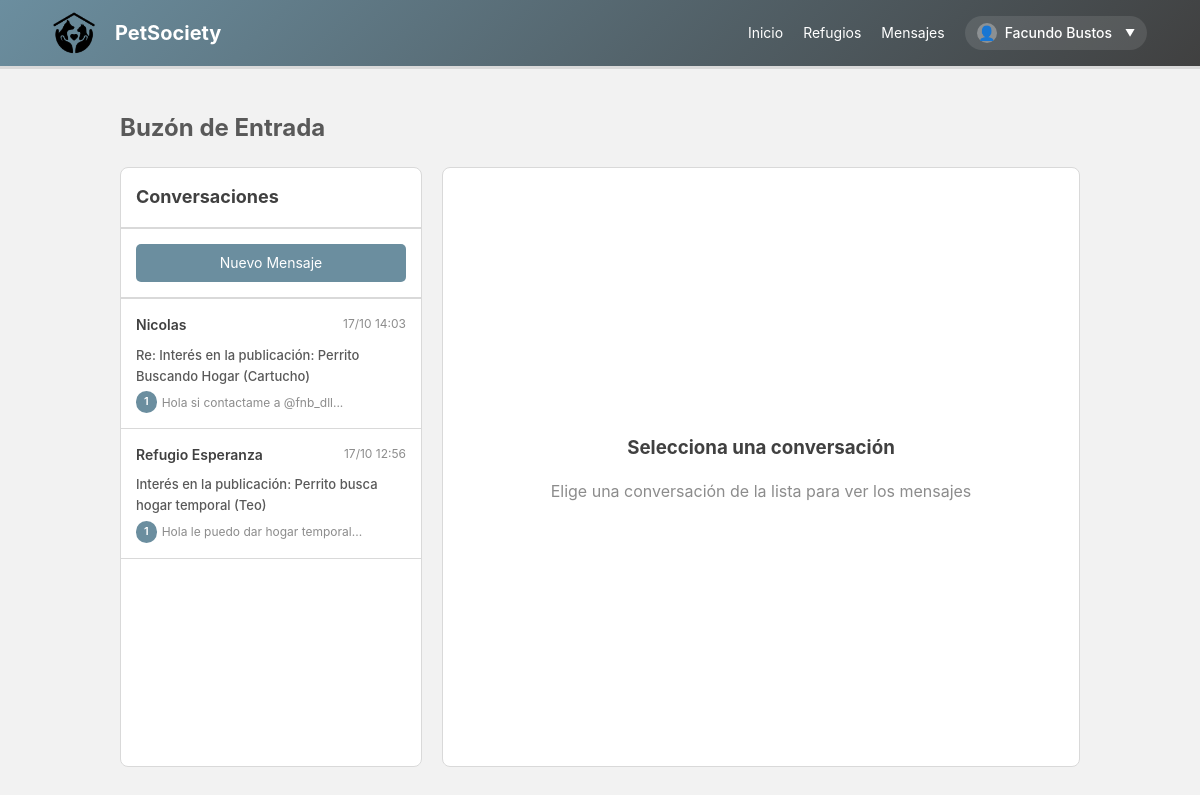
Page /buzon.php (signed in) on the committed database.
### tables this page shows
CREATE TABLE `mensajes` (
  `id_mensaje` int(11) NOT NULL,
  `id_remitente` int(11) NOT NULL,
  `id_destinatario` int(11) NOT NULL,
  `asunto` varchar(255) DEFAULT NULL,
  `contenido` text NOT NULL,
  `fecha_envio` timestamp NOT NULL DEFAULT current_timestamp() COMMENT 'Fecha y hora de envío del mensaje (automática)',
  `leido` tinyint(1) NOT NULL DEFAULT 0
);

CREATE TABLE `usuarios` (
  `id_usuario` int(11) NOT NULL,
  `dni` varchar(15) NOT NULL COMMENT 'Documento Nacional de Identidad, debe ser único',
  `nombre` varchar(100) NOT NULL,
  `email` varchar(100) NOT NULL,
  `password_hash` varchar(255) NOT NULL COMMENT 'Hash de la contraseña del usuario (usar bcrypt o Argon2)',
  `reset_token` varchar(255) DEFAULT NULL,
  `token_expiry` timestamp NULL DEFAULT NULL,
  `telefono` varchar(15) DEFAULT NULL,
  `direccion` varchar(255) DEFAULT NULL,
  `es_refugio` tinyint(1) NOT NULL DEFAULT 0 COMMENT 'TRUE si es un refugio, FALSE si es particular',
  `is_admin` tinyint(1) NOT NULL DEFAULT 0 COMMENT '1 si es super admin, 0 si no lo es',
  `descripcion` text DEFAULT NULL,
  `fecha_registro` timestamp NOT NULL DEFAULT current_timestamp() COMMENT 'Fecha y hora de registro de la cuenta (automática)'
);

### buzon.php (the view, shortened to what this page needs)
<?php
require_once "config.php";
$id_usuario_actual = $_SESSION['id_usuario'];
$conversacion_id = isset($_GET['conversacion']) ? intval($_GET['conversacion']) : null;
$sql = "SELECT
    m.id_remitente,
    m.id_destinatario,
    m.asunto,
    m.contenido,
    m.fecha_envio,
    m.leido,
    remitente.nombre AS nombre_remitente,
    destinatario.nombre AS nombre_destinatario
FROM mensajes m
JOIN usuarios remitente ON m.id_remitente = remitente.id_usuario
JOIN usuarios destinatario ON m.id_destinatario = destinatario.id_usuario
WHERE m.id_remitente = ? OR m.id_destinatario = ?
ORDER BY m.fecha_envio DESC";
$todos_mensajes = [];
if ($stmt = $conexion->prepare($sql)) {
    $stmt->bind_param("ii", $id_usuario_actual, $id_usuario_actual);
    $stmt->execute();
    $result = $stmt->get_result();
    while ($row = $result->fetch_assoc()) {
        $todos_mensajes[] = $row;
    }
}
$conversaciones_map = [];
foreach ($todos_mensajes as $msg) {
    if ($msg['id_remitente'] == $id_usuario_actual) {
        $otro_usuario_id = $msg['id_destinatario'];
        $otro_usuario_nombre = $msg['nombre_destinatario'];
    } else {
        $otro_usuario_id = $msg['id_remitente'];
        $otro_usuario_nombre = $msg['nombre_remitente'];
    }
    if (!isset($conversaciones_map[$otro_usuario_id])) {
        $conversaciones_map[$otro_usuario_id] = [
            'otro_usuario_id' => $otro_usuario_id,
            'otro_usuario_nombre' => $otro_usuario_nombre,
            'ultimo_mensaje' => $msg['contenido'],
            'ultima_fecha' => $msg['fecha_envio'],
            'asunto' => $msg['asunto'],
            'no_leidos' => 0
        ];
    }
    if ($msg['id_destinatario'] == $id_usuario_actual && $msg['leido'] == 0) {
        $conversaciones_map[$otro_usuario_id]['no_leidos']++;
    }
}
$conversaciones = array_values($conversaciones_map);
usort($conversaciones, function($a, $b) {
    return strtotime($b['ultima_fecha']) - strtotime($a['ultima_fecha']);
});
$mensajes_conversacion = [];
$otro_usuario_nombre = '';
?>
<!DOCTYPE html>
<html lang="es">
<head>
    <link rel="stylesheet" href="estilos.css">
</head>
<body>
    <header>
        <div class="container">
            <div id="branding">
                <h1><a href="index.php"><img src="img/logo1.png" alt="PetSociety Logo" class="header-logo"></a><a href="index.php">PetSociety</a></h1>
            </div>
            <nav>
                <ul class="nav-menu">
                    <?php if (isset($_SESSION["loggedin"]) && $_SESSION["loggedin"] === true): ?>
                        <li><a href="index.php">Inicio</a></li>
                        <li><a href="refugios.php">Refugios</a></li>
                        <li><a href="buzon.php">Mensajes</a></li>
                    <?php else: ?>
                        <li><a href="login.php">Iniciar Sesión</a></li>
                        <li><a href="registro.php">Registrarse</a></li>
                        <li><a href="refugios.php">Refugios</a></li>
                    <?php endif; ?>
                    <?php if (isset($_SESSION["loggedin"]) && $_SESSION["loggedin"] === true): ?>
                        <li class="user-menu mobile-user-menu">
                            <span class="user-menu-trigger">
                                <span class="user-icon"></span>
                                <span class="user-name"><?php echo htmlspecialchars($_SESSION["nombre"]); ?></span>
                            </span>
                        </li>
                    <?php endif; ?>
                </ul>
            </nav>
        </div>
    </header>
    <div class="container">
        <h2>Buzón de Entrada</h2>
        <div class="messaging-container">
            <div class="conversations-list">
                <h3>Conversaciones</h3>
                <div style="padding: 15px; border-bottom: 2px solid #D9D9D9;">
                    <a href="index.php" class="new-message-btn" style="display: block; text-align: center;">Nuevo Mensaje</a>
                </div>
                <?php if (!empty($conversaciones)): ?>
                    <?php foreach ($conversaciones as $conv): ?>
                        <div class="conversation-item <?php echo ($conversacion_id == $conv['otro_usuario_id']) ? 'active' : ''; ?>"
                             onclick="window.location.href='buzon.php?conversacion=<?php echo $conv['otro_usuario_id']; ?>'">
                            <div class="conversation-header">
                                <span class="conversation-name"><?php echo htmlspecialchars($conv['otro_usuario_nombre']); ?></span>
                                <span class="conversation-time"><?php echo date("d/m H:i", strtotime($conv['ultima_fecha'])); ?></span>
                            </div>
                            <div class="conversation-subject"><?php echo htmlspecialchars($conv['asunto']); ?></div>
                            <div class="conversation-preview">
                                <?php if ($conv['no_leidos'] > 0): ?>
                                    <span class="unread-badge"><?php echo $conv['no_leidos']; ?></span>
                                <?php endif; ?>
                                <span><?php echo htmlspecialchars(mb_substr($conv['ultimo_mensaje'], 0, 50)); ?>...</span>
                            </div>
                        </div>
                    <?php endforeach; ?>
                <?php else: ?>
                    <div class="empty-state" style="padding: 20px; text-align: center; color: #8C8C8C;">
                        <p>No tienes conversaciones aún</p>
                    </div>
                <?php endif; ?>
            </div>
            <div class="messages-view <?php echo empty($mensajes_conversacion) ? 'empty' : ''; ?>">
                <?php if ($conversacion_id && !empty($mensajes_conversacion)): ?>
                    <div class="messages-header">
                        <h3><?php echo htmlspecialchars($otro_usuario_nombre); ?></h3>
                    </div>
                    <div class="messages-area">
                        <?php foreach ($mensajes_conversacion as $msg): ?>
                            <div class="message <?php echo ($msg['id_remitente'] == $id_usuario_actual) ? 'sent' : 'received'; ?>">
                                <div class="message-content"><?php echo nl2br(htmlspecialchars($msg['contenido'])); ?></div>
                                <div class="message-meta">
                                    <?php echo date("d/m/Y H:i", strtotime($msg['fecha_envio'])); ?>
                                    <?php if ($msg['id_remitente'] == $id_usuario_actual && $msg['leido']): ?>
                                        <span>✓ Leído</span>
                                    <?php endif; ?>
                                </div>
                            </div>
                        <?php endforeach; ?>
                    </div>
                    <div class="message-form">
                        <form action="procesar_mensaje.php" method="post">
                            <input type="hidden" name="id_destinatario" value="<?php echo $conversacion_id; ?>">
                            <input type="hidden" name="asunto" value="<?php echo htmlspecialchars($mensajes_conversacion[0]['asunto']); ?>">
                            <textarea name="contenido" placeholder="Escribe tu mensaje..." required></textarea>
                            <button type="submit" class="send-btn">Enviar</button>
                        </form>
                    </div>
                <?php else: ?>
                    <div class="empty-state">
                        <h3>Selecciona una conversación</h3>
                        <p>Elige una conversación de la lista para ver los mensajes</p>
                    </div>
                <?php endif; ?>
            </div>
        </div>
    </div>
</body>
</html>

### estilos.css (style rules this page uses)
body { font-family: "Inter", -apple-system, BlinkMacSystemFont, "Segoe UI", sans-serif; background-color: #f2f2f2; color: #595959; margin: 0; padding: 0; line-height: 1.6; }
.container { width: 80%; margin: auto; overflow: hidden; padding: 20px 0; }
header { background: linear-gradient(135deg, #6b8e9f 0%, #404040 100%); color: #ffffff; padding: 0.75rem 0; border-bottom: #d9d9d9 3px solid; position: relative; z-index: 100; overflow: visible; padding-left: 2%; padding-right: 2%; }
header a { color: #ffffff; text-decoration: none; text-transform: capitalize; font-size: 14px; }
header .container { display: flex; justify-content: space-between; align-items: center; width: 95%; max-width: 100%; margin: 0 auto; padding: 0 2%; position: relative; overflow: visible; }
header #branding h1 { margin: 0; display: flex; align-items: center; gap: 10px; }
header #branding h1 a { display: flex; align-items: center; text-transform: none; font-size: 20px; font-weight: bold; }
header nav { position: relative; z-index: 101; overflow: visible; }
header nav ul.nav-menu { padding: 0; margin: 0; list-style: none; display: flex; align-items: center; gap: 20px; }
header nav ul.nav-menu li { display: inline; margin-left: 0; position: relative; }
header nav ul.nav-menu li.user-menu { position: relative; z-index: 102; }
header nav ul.nav-menu li.user-menu .user-menu-trigger { cursor: pointer; display: inline-flex; align-items: center; gap: 8px; padding: 6px 12px; border-radius: 20px; background-color: rgba(255, 255, 255, 0.1); transition: all 0.3s ease; }
header nav ul.nav-menu li.user-menu .user-menu-trigger .user-icon { width: 20px; height: 20px; border-radius: 50%; background-color: rgba(255, 255, 255, 0.3); display: flex; align-items: center; justify-content: center; font-size: 12px; }
header nav ul li.user-menu .user-menu-trigger .user-icon::before { content: "👤"; font-size: 14px; }
header nav ul li.user-menu .user-menu-trigger .user-name { font-weight: 500; font-size: 14px; }
header nav ul li.user-menu .user-menu-trigger::after { content: "▼"; font-size: 10px; margin-left: 5px; transition: transform 0.3s ease; }
.header-logo { height: 42px; width: auto; margin-right: 10px; vertical-align: middle; cursor: pointer; transition: opacity 0.3s ease; }
header #branding h1 { margin: 0; display: flex; align-items: center; }

### buzon.php (style rules this page uses)
.messaging-container { display: flex; gap: 20px; margin-top: 20px; height: calc(100vh - 200px); min-height: 600px; }
.conversations-list { width: 300px; background: #fff; border-radius: 8px; border: 1px solid #D9D9D9; overflow-y: auto; max-height: 100%; }
.conversations-list h3 { padding: 15px; margin: 0; border-bottom: 2px solid #D9D9D9; color: #404040; font-size: 18px; }
.conversation-item { padding: 15px; border-bottom: 1px solid #D9D9D9; cursor: pointer; transition: background-color 0.2s; }
.conversation-header { display: flex; justify-content: space-between; align-items: start; margin-bottom: 8px; }
.conversation-name { font-weight: 600; color: #404040; font-size: 14px; }
.conversation-time { font-size: 12px; color: #8C8C8C; }
.conversation-subject { font-size: 13px; color: #595959; margin-bottom: 5px; font-weight: 500; }
.conversation-preview { font-size: 12px; color: #8C8C8C; overflow: hidden; text-overflow: ellipsis; white-space: nowrap; display: flex; align-items: center; gap: 5px; }
.unread-badge { background-color: #6B8E9F; color: white; border-radius: 12px; padding: 2px 8px; font-size: 11px; font-weight: 600; }
.messages-view { flex: 1; background: #fff; border-radius: 8px; border: 1px solid #D9D9D9; display: flex; flex-direction: column; }
.messages-view.empty { align-items: center; justify-content: center; color: #8C8C8C; }
.new-message-btn { background-color: #6B8E9F; color: white; padding: 8px 16px; border-radius: 5px; text-decoration: none; font-size: 14px; transition: background-color 0.3s; }
.empty-state { text-align: center; color: #8C8C8C; }
.empty-state h3 { color: #404040; margin-bottom: 10px; }

### rows in the picture
mensajes: id_destinatario.nombre "Nicolas", fecha_envio "17/10 14:03", asunto "Re: Interés en la publicación: Perrito Buscando Hogar (Cartucho)", id_remitente "1", contenido "Hola si contactame a @fnb_dll"
mensajes: id_remitente.nombre "Refugio Esperanza", fecha_envio "17/10 12:56", asunto "Interés en la publicación: Perrito busca hogar temporal (Teo)", id_destinatario "1", contenido "Hola le puedo dar hogar temporal"

### other values in the picture
$_SESSION["nombre"] "Facundo Bustos"
